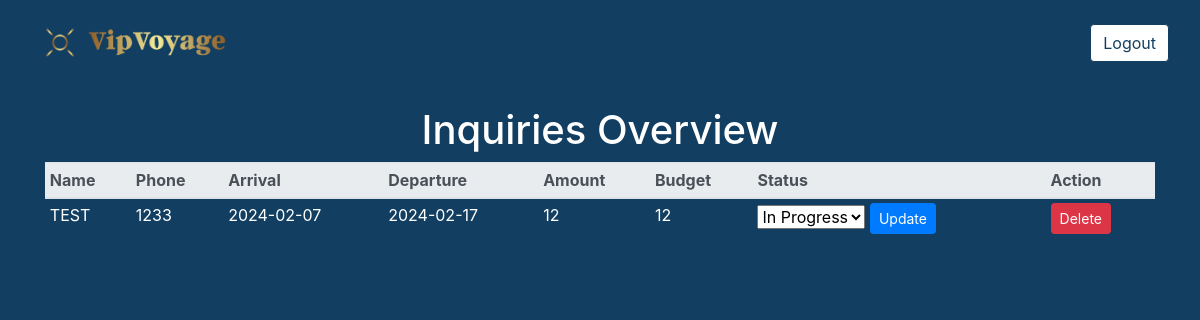
Before: /overview with the older database file.
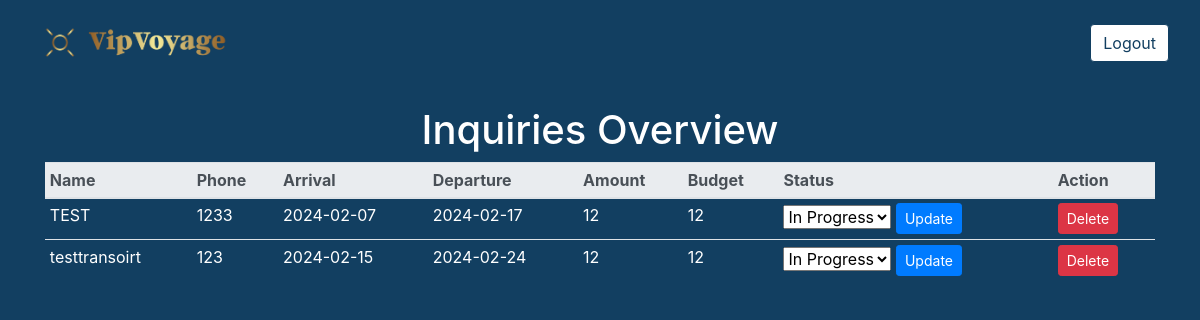
After: the same page with the newer database file.
### app.py (models this page shows, shortened)
class InquiryForm(db.Model):
    id = db.Column(db.Integer, primary_key=True)
    name = db.Column(db.String(100), nullable=False)
    phone = db.Column(db.String(20), nullable=False)
    arrival = db.Column(db.String(100), nullable=True)
    departure = db.Column(db.String(100), nullable=True)
    arrival_time = db.Column(db.String(100), nullable=True)
    departure_time = db.Column(db.String(100), nullable=True)
    amount = db.Column(db.Integer, nullable=False)
    budget = db.Column(db.String(100), nullable=False)
    requests = db.Column(db.String(200), nullable=True)
    status = db.Column(db.String(20), nullable=True)

### app.py (the view)
@app.route('/overview')
def overview():
    inquiries = InquiryForm.query.all()
    return render_template('overview.html', inquiries=inquiries)

### templates/overview.html (shortened to what this page needs)
<!DOCTYPE html>
<html lang="en">
<head>
    <link href="https://stackpath.bootstrapcdn.com/bootstrap/4.5.2/css/bootstrap.min.css" rel="stylesheet">
</head>
<body>
<nav class="navbar navbar-expand-lg navbar-dark bg-navbar">
    <div class="container-fluid">
        <a class="navbar-brand" href="{{ url_for('home') }}">
            <img src="{{ url_for('static', filename='images/logo.png') }}" alt="VipVoyage Logo" height="60" class="d-inline-block align-top">
        </a>
        <div class="ml-auto">
        <a href="{{ url_for('logout_get') }}" class="btn logout-button">Logout</a>
        </div>
    </div>
</nav>
<h1 style="color: white; text-align: center; margin-top: 20px;">Inquiries Overview</h1>
<div class="container">
    <div class="row">
        <div class="col">
            <table class="table table-sm">
                <thead class="thead-light">
                    <tr>
                        <th scope="col">Name</th>
                        <th scope="col">Phone</th>
                        <th scope="col">Arrival</th>
                        <th scope="col">Departure</th>
                        <th scope="col">Amount</th>
                        <th scope="col">Budget</th>
                        <th scope="col">Status</th>
                        <th scope="col">Action</th>
                    </tr>
                </thead>
                <tbody>
                    {% for inquiry in inquiries %}
                    <tr>
                        <td>{{ inquiry.name }}</td>
                        <td>{{ inquiry.phone }}</td>
                        <td>{{ inquiry.arrival }}</td>
                        <td>{{ inquiry.departure }}</td>
                        <td>{{ inquiry.amount }}</td>
                        <td>{{ inquiry.budget }}</td>
                        <td>
                            <form action="{{ url_for('update_status', inquiry_id=inquiry.id) }}" method="post">
                                <select name="status">
                                    <option value="in_progress" {% if inquiry.status == 'in_progress' %} selected {% endif %}>In Progress</option>
                                </select>
                                <button type="submit" class="btn btn-primary btn-sm">Update</button>
                            </form>
                        </td>
                        <td>
                            <form action="{{ url_for('delete_inquiry', inquiry_id=inquiry.id) }}" method="post" onsubmit="return confirm('Are you sure you want to delete this inquiry?');">
                                <button type="submit" class="btn btn-danger btn-sm">Delete</button>
                            </form>
                        </td>
                    </tr>
                    {% endfor %}
                </tbody>
            </table>
        </div>
    </div>
</div>
</body>
</html>

### templates/overview.html (style rules this page uses)
body { background-color: #123F61; color: white; }
.bg-navbar { background-color: #123F61 !important; }
.table th, .table td { color: white; }
.logout-button { background-color: white; color: #123F61; border: 1px solid #123F61; }

Changed rows visible on the page:
added InquiryForm: name "testtransoirt", phone "123", arrival "2024-02-15", departure "2024-02-24", amount "12", budget "12", status "In Progress"
